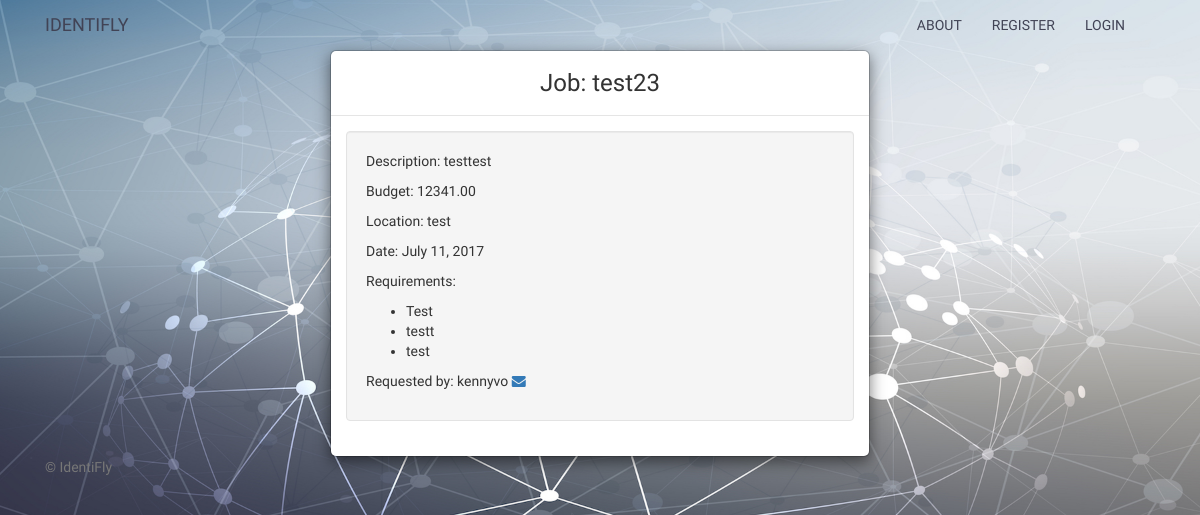
Before: /24/ with the older database file.
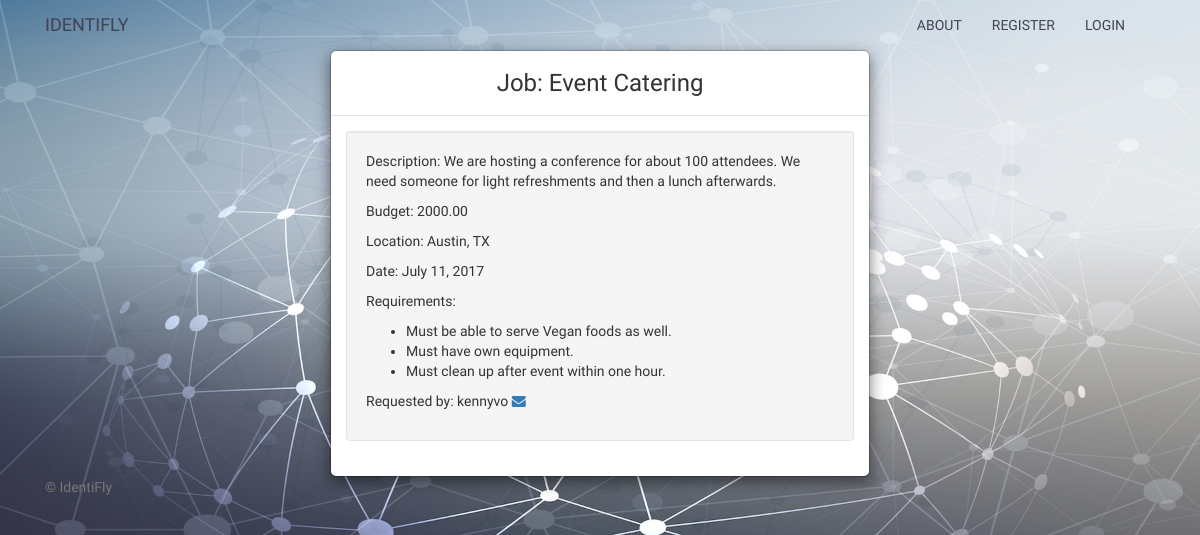
After: the same page with the newer database file.
### main_app/models.py (models this page shows, shortened)
class Listing(models.Model):
    user = models.ForeignKey(User)
    topic = models.CharField(verbose_name='Topic', max_length=100)
    description = models.CharField(verbose_name='Description', max_length=500)
    budget = MoneyField(verbose_name='Budget',
                        max_digits=10,
                        decimal_places=2,
                        default_currency='USD')
    location = models.CharField(verbose_name='Location', max_length=50)
    requirement1 = models.CharField(verbose_name='Requirements(1)', max_length=50)
    requirement2 = models.CharField(verbose_name='Requirements(2)', max_length=50)
    requirement3 = models.CharField(verbose_name='Requirements(3)', max_length=50)
    date = models.DateField(verbose_name='Date Posted', default=datetime.now, blank=True)

### main_app/views.py (the view)
# urls.py: url(r'^([0-9]+)/$', views.detail, name="detail"),
def detail(request, listing_id):
    listing = Listing.objects.get(id=listing_id)
    return render(request, 'detail.html', {'listing': listing})

### main_app/templates/detail.html
{% extends 'base.html' %}
{% load staticfiles %}
{% block content %}
<div class="container">
  <div class="row">
    <div class="col-sm-6 col-sm-offset-3">
      <div class="modal-content">
        <div class="modal-header">
          <h3 class="modal-title text-center" id="myModalLabel">Job: {{ listing.topic}}</h3>
        </div>
        <div class="modal-body">
          <div class="row">
            <div class="col-xs-12">
              <div class="well">
                  <p> Description: {{ listing.description }}</p>
                  <p> Budget: {{ listing.budget }}</p>
                  <p> Location: {{ listing.location }}</p>
                  <p> Date: {{ listing.date }}</p>
                  <p> Requirements:</p>
                  <ul>
                    <li>{{ listing.requirement1 }}</li>
                    <li>{{ listing.requirement2 }}</li>
                    <li>{{ listing.requirement3 }}</li>
                  </ul>
                  <p> Requested by: {{listing.user}}
                    <a href="mailto:{{listing.user.email}}">
                    <i class="fa fa-envelope grow"></i> </a></p>
              </div>
            </div>
          </div>
        </div>
      </div>
    </div>
  </div>
</div>
{% endblock %}

### main_app/templates/base.html (shortened to what this page needs)
{% load static %}
<!DOCTYPE html>
<html>
  <head>
    <link rel="stylesheet" type="text/css" href="{% static 'bootstrap.min.css' %}" />
    <link rel="stylesheet" type="text/css" href="{% static 'bootstrap-grid.min.css' %}" />
    <link rel="stylesheet" type="text/css" href="{% static 'style.css' %}" />
    <link rel="stylesheet" type="text/css" href="{% static 'django_tables2.css' %}" />
    <link href="https://maxcdn.bootstrapcdn.com/font-awesome/4.7.0/css/font-awesome.min.css" rel="stylesheet">
    <link href="https://fonts.googleapis.com/css?family=Josefin+Sans|Noticia+Text" rel="stylesheet">  {% include 'navbar.html' %}
  {% block content %}
  {% endblock %}
    <footer class="footer">
     <div class="container">
       <p class="text-muted">&copy; IdentiFly</p>
     </div>
    </footer>
  </body>
</html>

### main_app/templates/navbar.html (shortened to what this page needs)
<nav class="navbar navbar-inverse">
  <div class="container">
    <div class="navbar-header">
      <a class="navbar-brand" href="/">IdentiFly</a>
    </div>
    <div id="navbar" class="navbar-collapse collapse">
      <ul class="nav navbar-nav pull-right">
        {% if not user.is_authenticated %}
        <li><a href="{% url 'about' %}">About</a></li>
        <li><a href="{% url 'register' %}">Register</a></li>
        <li><a href="{% url 'login' %}">Login</a></li>
        {% endif %}
      </ul>
    </div>
  </div>
</nav>

### main_app/static/style.css (style rules this page uses)
.navbar { background-color: transparent; border: #414355; font-family: 'Josefin Sans', sans-serif; }
.navbar-inverse .navbar-nav>li>a, .navbar-inverse .navbar-brand { color: #414355; text-transform: uppercase; }
.navbar-inverse { margin-bottom: 0px; }

Changed rows visible on the page:
changed Listing "kennyvo": topic "test23" → "Event Catering"; description "testtest" → "We are hosting a conference for about 100 attendees. We need someone for light refreshments and then a lunch afterwards."; budget "12341.00" → "2000.00"; location "test" → "Austin, TX"; requirement1 "Test" → "Must be able to serve Vegan foods as well."; requirement2 "testt" → "Must have own equipment."; requirement3 "test" → "Must clean up after event within one hour."
